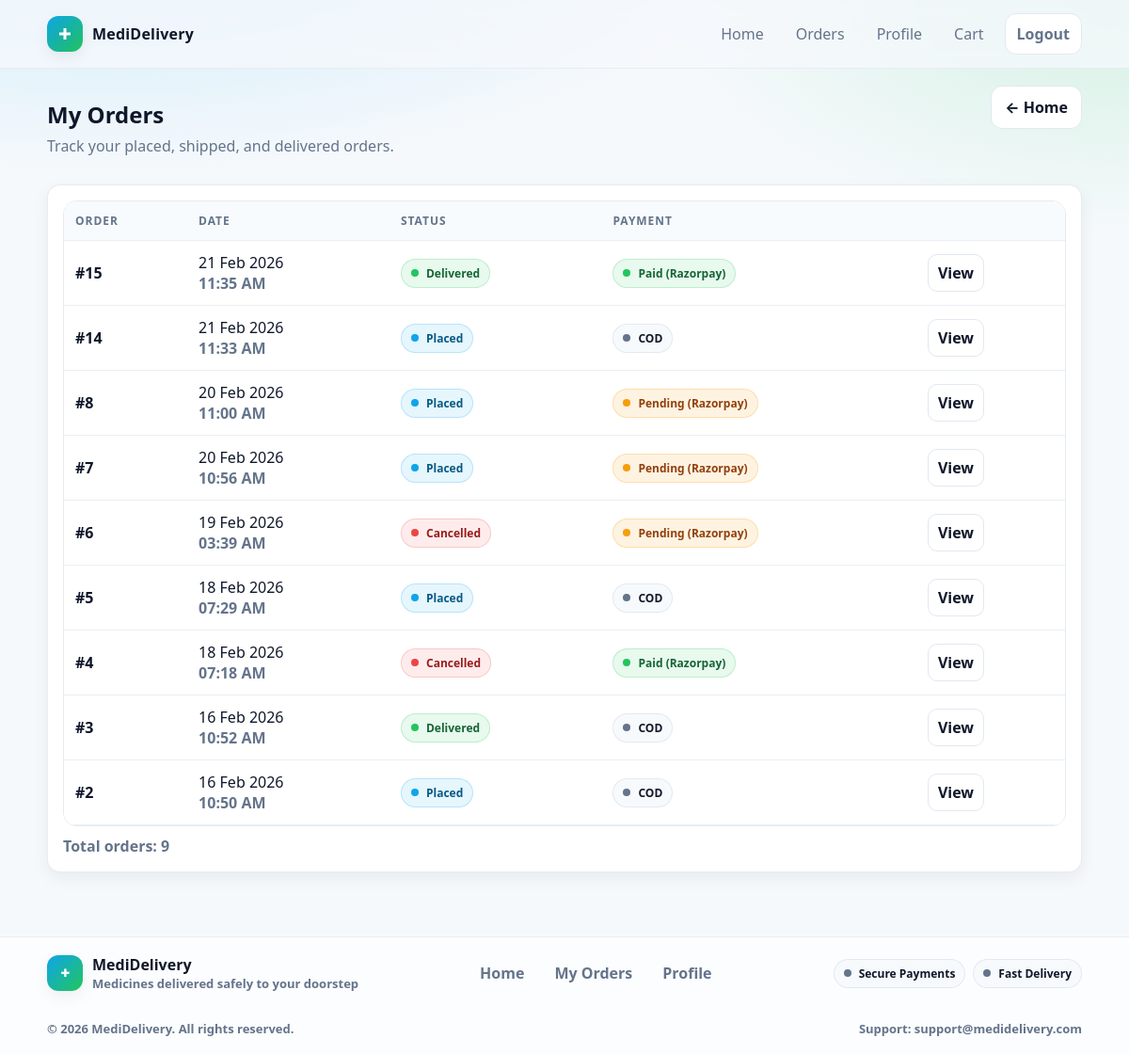
The app's page /my-orders/ (signed in) with its own data.
### core/models.py (models this page shows, shortened)
class Order(models.Model):
    STATUS_CHOICES = [
        ("placed", "Placed"),
        ("packed", "Packed"),
        ("shipped", "Shipped"),
        ("delivered", "Delivered"),
        ("cancelled", "Cancelled"),
    ]
    user = models.ForeignKey(User, on_delete=models.CASCADE)
    full_name = models.CharField(max_length=200)
    phone = models.CharField(max_length=20)
    address = models.TextField()
    status = models.CharField(max_length=20, choices=STATUS_CHOICES, default="placed")
    created_at = models.DateTimeField(auto_now_add=True)
    assigned_delivery = models.ForeignKey(
                        User,
                        on_delete=models.SET_NULL,
                        null=True,
                        blank=True,
                        related_name="assigned_orders"
    )
    PAYMENT_CHOICES = [
        ("cod", "Cash on Delivery"),
        ("razorpay", "Razorpay"),
    ]
    payment_method = models.CharField(max_length=20, choices=PAYMENT_CHOICES, default="cod")
    is_paid = models.BooleanField(default=False)
    razorpay_order_id = models.CharField(max_length=100, blank=True, null=True)
    razorpay_payment_id = models.CharField(max_length=100, blank=True, null=True)
    razorpay_signature = models.CharField(max_length=255, blank=True, null=True)

### core/views.py (the view)
# urls.py: path("my-orders/", views.my_orders, name="my_orders"),
@login_required
def my_orders(request):
    orders = Order.objects.filter(user=request.user).order_by("-created_at")
    return render(request, "core/my_orders.html", {"orders": orders})

### core/templates/core/my_orders.html (shortened to what this page needs)
{% extends "base.html" %}
{% block content %}
<div style="display:flex; align-items:flex-start; justify-content:space-between; gap:12px; flex-wrap:wrap;">
  <div>
    <h1 class="page-title">My Orders</h1>
    <p class="page-subtitle">Track your placed, shipped, and delivered orders.</p>
  </div>
  <a class="btn btn-outline" href="{% url 'core:home' %}">← Home</a>
</div>
{% if orders %}
  <div class="card" style="margin-top:14px;">
    <div class="card-body">
      <div class="table-wrap">
        <table>
          <thead>
            <tr>
              <th>Order</th>
              <th>Date</th>
              <th>Status</th>
              <th>Payment</th>
              <th></th>
            </tr>
          </thead>
          <tbody>
            {% for o in orders %}
            <tr>
              <td style="font-weight:900;">#{{ o.id }}</td>
              <td style="white-space:normal;">
                <div>{{ o.created_at|date:"d M Y" }}</div>
                <div class="muted" style="font-weight:800;">{{ o.created_at|date:"h:i A" }}</div>
              </td>
              <td>
                {% if o.status == "placed" %}
                  <span class="badge badge-info"><span class="dot"></span>Placed</span>
                {% elif o.status == "packed" %}
                  <span class="badge badge-warning"><span class="dot"></span>Packed</span>
                {% elif o.status == "shipped" %}
                  <span class="badge badge-info"><span class="dot"></span>Shipped</span>
                {% elif o.status == "delivered" %}
                  <span class="badge badge-success"><span class="dot"></span>Delivered</span>
                {% elif o.status == "cancelled" %}
                  <span class="badge badge-danger"><span class="dot"></span>Cancelled</span>
                {% else %}
                  <span class="badge"><span class="dot"></span>{{ o.status|title }}</span>
                {% endif %}
              </td>
              <td>
                {% if o.payment_method == "razorpay" %}
                  {% if o.is_paid %}
                    <span class="badge badge-success"><span class="dot"></span>Paid (Razorpay)</span>
                  {% else %}
                    <span class="badge badge-warning"><span class="dot"></span>Pending (Razorpay)</span>
                  {% endif %}
                {% else %}
                  {% if o.is_paid %}
                    <span class="badge badge-success"><span class="dot"></span>Paid (COD)</span>
                  {% else %}
                    <span class="badge"><span class="dot"></span>COD</span>
                  {% endif %}
                {% endif %}
              </td>
              <td>
                <a class="btn btn-outline btn-sm" href="{% url 'core:order_detail' o.id %}">
                  View
                </a>
              </td>
            </tr>
            {% endfor %}
          </tbody>
        </table>
      </div>
      <div class="muted" style="margin-top:10px; font-weight:800;">
        Total orders: {{ orders|length }}
      </div>
    </div>
  </div>
{% endif %}
{% endblock %}

### core/static/core/css/style.css (style rules this page uses)
:root { --bg: #f6f9fc; --card: #ffffff; --text: #0f172a; --muted: #64748b; --primary: #0ea5e9; --primary-600:#0284c7; --success:#22c55e; --warning:#f59e0b; --danger:#ef4444; --border:#e2e8f0; --ring: rgba(14,165,233,.25); --radius: 14px; --shadow: 0 10px 30px rgba(2,6,23,.08); --shadow-sm: 0 6px 18px rgba(2,6,23,.06); --font: ui-sans-serif, system-ui, -apple-system, Segoe UI, Roboto, "Helvetica Neue", Arial; }
* { box-sizing:border-box; }
html,body { height:100%; }
body { margin:0; font-family: var(--font); background: radial-gradient(1200px 500px at 10% -10%, rgba(14,165,233,.20), transparent 60%), radial-gradient(900px 450px at 100% 0%, rgba(34,197,94,.16), transparent 55%), var(--bg); color: var(--text); }
a { color: inherit; text-decoration:none; }
.card { background: var(--card); border: 1px solid rgba(226,232,240,.8); border-radius: var(--radius); box-shadow: var(--shadow-sm); }
.card-body { padding: 16px; }
.muted { color: var(--muted); }
.btn { display:inline-flex; align-items:center; justify-content:center; gap:8px; padding: 11px 14px; border-radius: 12px; border: 1px solid transparent; font-weight: 700; cursor:pointer; transition: .15s ease; user-select:none; }
.btn-outline { background:#fff; border-color: var(--border); color: var(--text); }
.btn-sm { padding: 8px 10px; border-radius: 10px; font-weight: 700; }
.table-wrap { overflow:auto; border-radius: var(--radius); border:1px solid rgba(226,232,240,.85); }
table { width:100%; border-collapse: collapse; background:#fff; }
th, td { padding: 12px 12px; border-bottom: 1px solid rgba(226,232,240,.7); text-align:left; white-space: nowrap; }
th { font-size: 12px; text-transform: uppercase; letter-spacing: .08em; color: var(--muted); background: rgba(246,249,252,.7); }
.badge { display:inline-flex; align-items:center; gap:8px; padding: 6px 10px; border-radius: 999px; font-weight: 800; font-size: 12px; border: 1px solid rgba(226,232,240,.9); background: rgba(246,249,252,.8); }
.badge .dot { width:8px; height:8px; border-radius:999px; background: var(--muted); }
.badge-success { color:#166534; background: rgba(34,197,94,.10); border-color: rgba(34,197,94,.22); }
.badge-success .dot { background: var(--success); }
.badge-warning { color:#92400e; background: rgba(245,158,11,.12); border-color: rgba(245,158,11,.25); }
.badge-warning .dot { background: var(--warning); }
.badge-danger { color:#991b1b; background: rgba(239,68,68,.10); border-color: rgba(239,68,68,.22); }
.badge-danger .dot { background: var(--danger); }
.badge-info { color:#075985; background: rgba(14,165,233,.10); border-color: rgba(14,165,233,.22); }
.badge-info .dot { background: var(--primary); }
.page-title { font-size: 24px; margin: 14px 0 6px; font-weight: 900; }
.page-subtitle { margin: 0 0 16px; color: var(--muted); }
body { min-height: 100vh; display: flex; flex-direction: column; }
.card, .card-body { min-width: 0; }
.table-wrap { width: 100%; overflow-x: auto; -webkit-overflow-scrolling: touch; }
.table-wrap table { min-width: 680px; }
table { min-width: 600px; }
.btn { white-space: nowrap; text-align: center; max-width: 100%; }
.page-title, .page-subtitle, .muted, .card-title { word-break: break-word; }

### records on screen
Order: id "15", created_at "21 Feb 2026", created_at "11:35 AM", status "delivered" (drawn), payment_method "razorpay" (drawn)
Order: id "14", created_at "21 Feb 2026", created_at "11:33 AM", status "placed" (drawn), payment_method "cod" (drawn)
Order: id "8", created_at "20 Feb 2026", created_at "11:00 AM", status "placed" (drawn), payment_method "razorpay" (drawn)
Order: id "7", created_at "20 Feb 2026", created_at "10:56 AM", status "placed" (drawn), payment_method "razorpay" (drawn)
Order: id "6", created_at "19 Feb 2026", created_at "03:39 AM", status "cancelled" (drawn), payment_method "razorpay" (drawn)
Order: id "5", created_at "18 Feb 2026", created_at "07:29 AM", status "placed" (drawn), payment_method "cod" (drawn)
Order: id "4", created_at "18 Feb 2026", created_at "07:18 AM", status "cancelled" (drawn), payment_method "razorpay" (drawn)
Order: id "3", created_at "16 Feb 2026", created_at "10:52 AM", status "delivered" (drawn), payment_method "cod" (drawn)
Order: id "2", created_at "16 Feb 2026", created_at "10:50 AM", status "placed" (drawn), payment_method "cod" (drawn)

### other values on screen
{{ orders|length }} "9"
